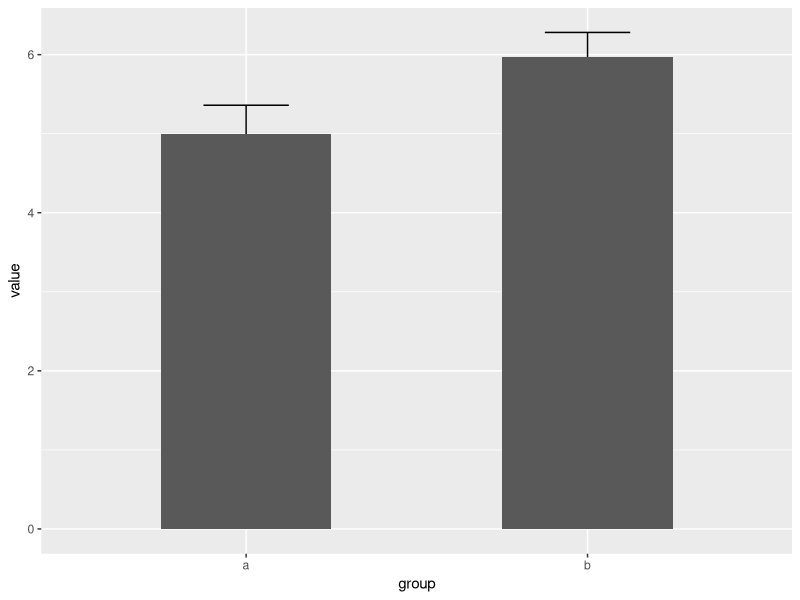
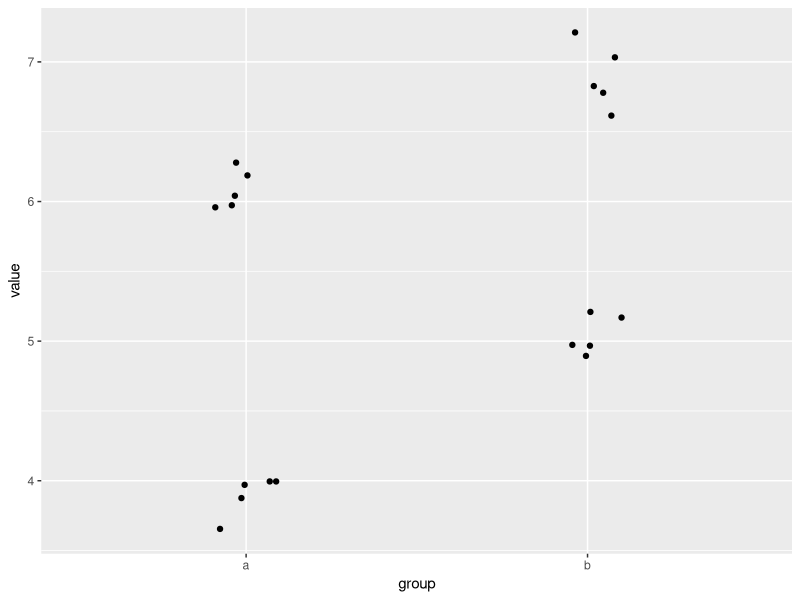
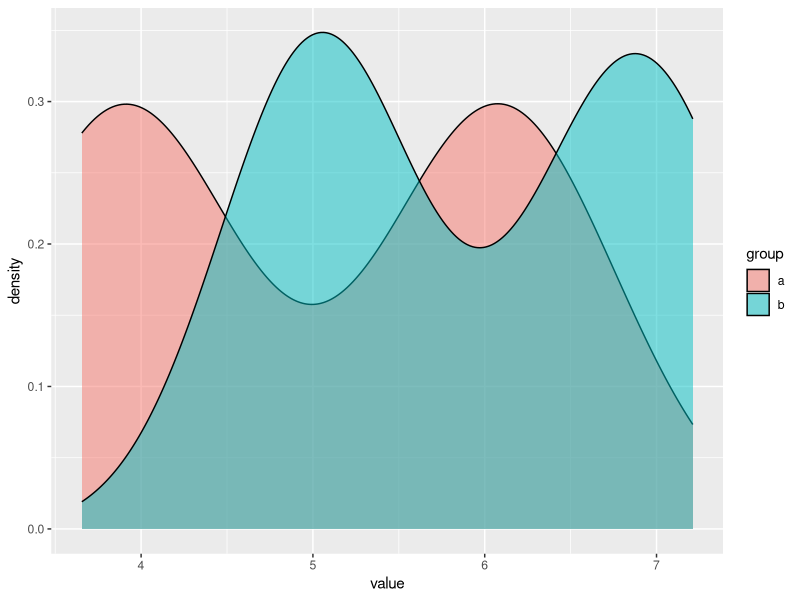
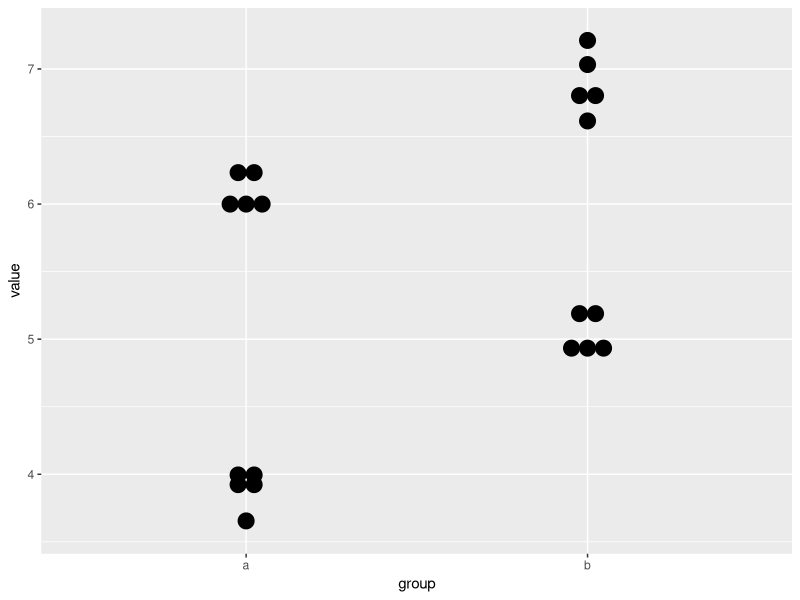

Here is the R script that generated these plots, in order:
## Simulated datasets to illustrate <http://journals.plos.org/plosbiology/article?id=10.1371/journal.pbio.1002128#sec007>
library(tidyverse)

overlap = bind_rows(
    tibble(group = 'a', 
           value = rnorm(100, mean = 5, sd = 2)), 
    tibble(group = 'b', 
           value = rnorm(100, mean = 6, sd = 2))
)
outlier = bind_rows(
    tibble(group = 'a', 
           value = rnorm(10, mean = 5, sd = 1)), 
    tibble(group = 'b', 
           value = c(rnorm(10, mean = 5, sd = .25), 10))
)
bimodal = bind_rows(
    tibble(group = 'a', 
           value = rnorm(5, mean = 4, sd = .25)), 
    tibble(group = 'a', 
           value = rnorm(5, mean = 6, sd = .25)), 
    tibble(group = 'b', 
           value = rnorm(5, mean = 5, sd = .25)), 
    tibble(group = 'b', 
           value = rnorm(5, mean = 7, sd = .25))
)

ggplot(bimodal, aes(group, value)) + 
    stat_summary(geom = 'errorbar', width = .25) +
    stat_summary(fun.y = 'mean', geom = 'col', width = .5)
ggplot(bimodal, aes(group, value)) + 
    geom_jitter(width = .1)
ggplot(bimodal, aes(value, fill = group)) + 
    geom_density(alpha = .5)
ggplot(bimodal, aes(group, value)) + 
    geom_dotplot(binaxis = 'y', stackdir = 'center')


save(bimodal, outlier, overlap, file = 'bar_plots_data.Rda')
